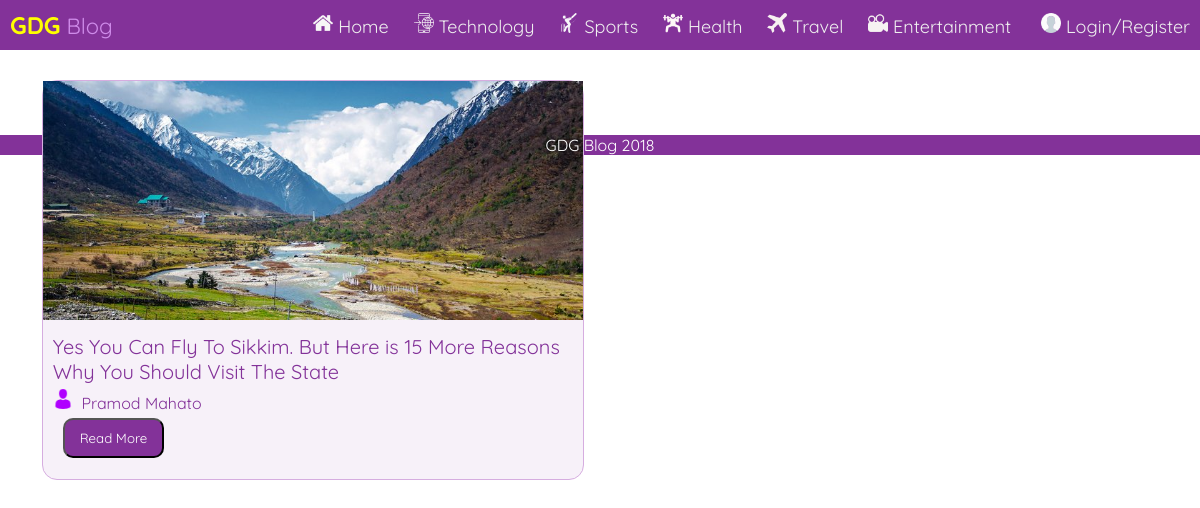
/travel.php, run on the app's committed database.
### tables this page shows
CREATE TABLE `posts` (
  `Post_ID` int(11) NOT NULL,
  `title` varchar(100) NOT NULL,
  `description` text NOT NULL,
  `featured` varchar(200) NOT NULL,
  `category` varchar(30) NOT NULL,
  `author` varchar(50) NOT NULL,
  `date` datetime NOT NULL,
  `status` varchar(10) NOT NULL,
  `visitors` int(5) NOT NULL,
  `scheduledate` date NOT NULL
);

CREATE TABLE `users` (
  `UID` int(11) NOT NULL,
  `Name` varchar(50) NOT NULL,
  `Email` varchar(50) NOT NULL,
  `Password` varchar(50) NOT NULL,
  `Created` date NOT NULL
);

### travel.php (the view, shortened to what this page needs)
<!DOCTYPE html>
<html>
<head>
	<link rel="stylesheet" type="text/css" href="style.css">
</head>
<body>
 <div class="nav">
  <div class="nav-header">
    <div class="nav-title">
      <font color="yellow" size="5"><b>GDG</b></font> <font color="#cf8cea">Blog</font>
    </div>
  </div>
  <div class="nav-links" >
<a class="active" href="index.php"><img src="images/home.png" width="20px"></img>&nbsp;Home</a>
  <a href="technology.php"><img src="images/technology.png" width="20px"></img>&nbsp;Technology</a>
  <a href="sports.php"><img src="images/sports.png" width="20px"></img>&nbsp;Sports</a>
  <a href="health.php"><img src="images/health.png" width="20px"></img>&nbsp;Health</a>
  <a href="travel.php"><img src="images/travel.png" width="20px"></img>&nbsp;Travel</a>
  <a href="entertainment.php"><img src="images/entertainment.png" width="20px"></img>&nbsp;Entertainment</a>
    <?php session_start(); if(!isset($_SESSION['ID']))
      {
        echo "<a href='admin/login.php'>&nbsp;<img src='images/user.png' width='20px'>&nbsp;Login/Register</a>";
      }
        else {
        echo "<a href='admin/logout.php'><img src='images/user.png' width='20px'>&nbsp;Logout</a><a href='admin/index.php'><img src='images/settings-gears.png' width='20px'>&nbsp;Dashboard</a>";
      }
        ?>
  </div>
	<div class="container">
		<div class="left">
			<?php
include("config.php");
$sql = "SELECT Post_ID,title,description,author,featured from posts where status='publish' and category='Travel'order by date desc limit 10;";
$result = $db->query($sql);
if ($result->num_rows > 0) {
    while($row = $result->fetch_assoc()) {
    	$sql2 = "SELECT Name from users where email='".$row['author']."';";
$result2 = $db->query($sql2);
$row2 = $result2->fetch_assoc();
        echo "<div class='articlelink'>
               <img src='admin/uploads/".$row['featured']."' width='100%' height='70%' class='articimage'><br>
               <div class='contentcontainer'>
               <label class='titlehai' style='margin-top:5px;'>".$row['title']."</label><br>
               <label><img src='images/man-user.png' width='20px' style='margin-top:5px;'></img>&nbsp; ".$row2['Name']."</label><br>
               <a href='view-post.php?pid=".$row['Post_ID']."'><input type='button' style='cursor:pointer; margin-top:5px;' class='read' value='Read More' ></a>
               </div>
			</div>	";
    }
} else {
    echo "No Posts Yet";
}
?>
		</div>
	</div>
<footer class="fut" align="center"><p>GDG Blog 2018</p></footer>
</body>
</html>

### style.css (style rules this page uses)
.articimage { -webkit-transition: all 2s ease; -moz-transition: all 2s ease; -ms-transition: all 2s ease; transition: all 2s ease; }
.articlelink { background-color: #f7f1f9; }
.articlelink { width: 32.5%; border:1px solid #d6ade0; height: 500px; float: left; border-radius: 15px; margin-top: 10px; margin-left: 10px; }
.contentcontainer { padding: 10px 10px 10px 10px; }
.read { background-color: #833299; color: white; padding: 10px 15px 10px 15px; border-radius: 10px; margin-left: 10px; font-family: 'Quicksand', sans-serif; }
label { font-family: 'Quicksand', sans-serif; color: #833299; }
.titlehai { font-size: 20px; }
.nav-links a { padding-bottom: 35px; }
.container { margin-top: 20px; width:97%; margin-left: 20px; margin-right: 20px; height: 98%; }
.left { width:98%; border-radius: 20px; margin-left: 200px; height: 80%; float: left; }
@media (max-width: 1600px) { .left { width:97%; border-radius: 20px; height: 80%; float: left; } }
@media (max-width: 1600px) { .articlelink { max-width: 50%; height: 470px; border:1px solid #d6ade0; } }
@media (max-width: 1600px) { .articimage { height: 60%; } }
@media (max-width: 1297px) { .left { width:97%; border-radius: 20px; height: 80%; float: left; } }
@media (max-width: 1297px) { .articlelink { max-width: 48%; height: 400px; border:1px solid #d6ade0; width: 49%; } }
* { box-sizing: border-box; }
body { margin: 0px; font-family: 'Quicksand', sans-serif; }
.nav { height: 50px; width: 100%; background-color: #833299; position: relative; }
.nav > .nav-header { display: inline; }
.nav > .nav-header > .nav-title { display: inline-block; font-size: 22px; color: #fff; padding: 10px 10px 10px 10px; }
.nav > .nav-links { display: inline; float: right; font-size: 18px; }
.nav > .nav-links > a { display: inline-block; padding: 13px 10px 13px 10px; text-decoration: none; color: #efefef; }
.fut { width: 100%; background-color: #833299; bottom: 0; color: white; margin-bottom: 1px; }

### travel.php (style rules this page uses)
.left { margin-left: 1%; }

### data on the page
posts: featured (picture), title "Yes You Can Fly To Sikkim. But Here is 15 More Reasons Why You Should Visit The State", users.Name "Pramod Mahato"
